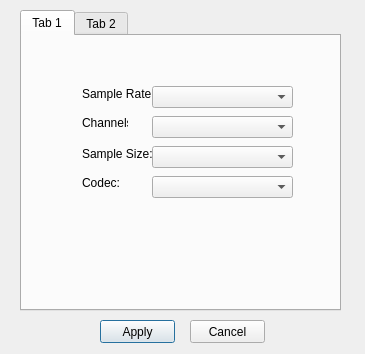
<?xml version="1.0" encoding="UTF-8"?>
<ui version="4.0">
 <class>Settings</class>
 <widget class="QDialog" name="Settings">
  <property name="geometry">
   <rect>
    <x>0</x>
    <y>0</y>
    <width>365</width>
    <height>354</height>
   </rect>
  </property>
  <property name="windowTitle">
   <string>Dialog</string>
  </property>
  <widget class="QTabWidget" name="tabWidget">
   <property name="geometry">
    <rect>
     <x>20</x>
     <y>10</y>
     <width>321</width>
     <height>301</height>
    </rect>
   </property>
   <property name="currentIndex">
    <number>0</number>
   </property>
   <widget class="QWidget" name="tab">
    <attribute name="title">
     <string>Tab 1</string>
    </attribute>
    <widget class="QLabel" name="label">
     <property name="geometry">
      <rect>
       <x>60</x>
       <y>50</y>
       <width>71</width>
       <height>16</height>
      </rect>
     </property>
     <property name="text">
      <string>Sample Rate:</string>
     </property>
    </widget>
    <widget class="QLabel" name="label_2">
     <property name="geometry">
      <rect>
       <x>60</x>
       <y>80</y>
       <width>46</width>
       <height>13</height>
      </rect>
     </property>
     <property name="text">
      <string>Channels:</string>
     </property>
    </widget>
    <widget class="QLabel" name="label_3">
     <property name="geometry">
      <rect>
       <x>60</x>
       <y>110</y>
       <width>71</width>
       <height>16</height>
      </rect>
     </property>
     <property name="text">
      <string>Sample Size:</string>
     </property>
    </widget>
    <widget class="QLabel" name="label_4">
     <property name="geometry">
      <rect>
       <x>60</x>
       <y>140</y>
       <width>46</width>
       <height>13</height>
      </rect>
     </property>
     <property name="text">
      <string>Codec:</string>
     </property>
    </widget>
    <widget class="QComboBox" name="sampleRateBox">
     <property name="geometry">
      <rect>
       <x>130</x>
       <y>50</y>
       <width>141</width>
       <height>22</height>
      </rect>
     </property>
    </widget>
    <widget class="QComboBox" name="channelBox">
     <property name="geometry">
      <rect>
       <x>130</x>
       <y>80</y>
       <width>141</width>
       <height>22</height>
      </rect>
     </property>
    </widget>
    <widget class="QComboBox" name="sampleSizeBox">
     <property name="geometry">
      <rect>
       <x>130</x>
       <y>110</y>
       <width>141</width>
       <height>22</height>
      </rect>
     </property>
    </widget>
    <widget class="QComboBox" name="codecBox_2">
     <property name="geometry">
      <rect>
       <x>130</x>
       <y>140</y>
       <width>141</width>
       <height>22</height>
      </rect>
     </property>
    </widget>
   </widget>
   <widget class="QWidget" name="tab_2">
    <attribute name="title">
     <string>Tab 2</string>
    </attribute>
   </widget>
  </widget>
  <widget class="QPushButton" name="applyButton">
   <property name="geometry">
    <rect>
     <x>100</x>
     <y>320</y>
     <width>75</width>
     <height>23</height>
    </rect>
   </property>
   <property name="text">
    <string>Apply</string>
   </property>
  </widget>
  <widget class="QPushButton" name="cancelButton">
   <property name="geometry">
    <rect>
     <x>190</x>
     <y>320</y>
     <width>75</width>
     <height>23</height>
    </rect>
   </property>
   <property name="text">
    <string>Cancel</string>
   </property>
  </widget>
 </widget>
 <resources/>
 <connections/>
</ui>
